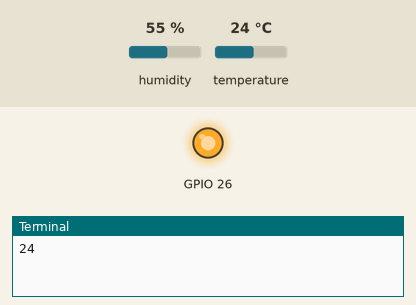
Recording of a program running on a simulated Raspberry Pi (BCM pin numbers). On the bench: output pins drawn as LEDs (lit = HIGH), the last lines printed to the terminal. Inputs (shaded band) come from the test bench; at power-on: temperature 24 °C, humidity 55 %. Library files of the repository ran but are not shown: I2C_LCD.py, dht11.py.

Above: at 1.2 s.
1.3 s: temperature set to 26 °C
At 4.5 s:
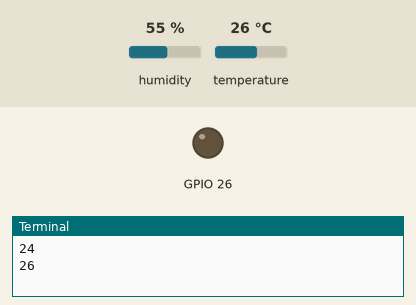
5.3 s: temperature set to 12 °C
At 7.3 s:
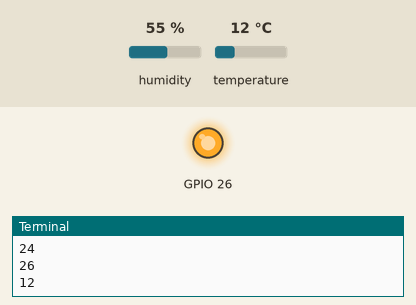
9.3 s: temperature set to 28 °C
At 10.2 s:
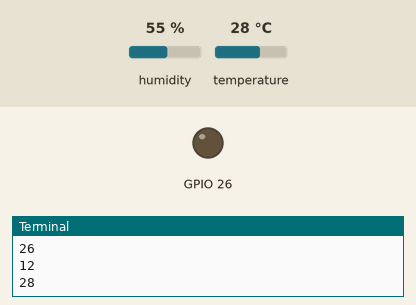
Timing chart, 0 to 12.3 s (numbered marks = the images above; inputs shaded):
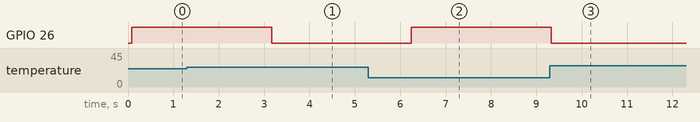

Measured:
- the behaviour switches between 24 and 25 °C on temperature (found by bisection; images 0 and 1)
- after the input at 1.3 s, GPIO 26: HIGH → LOW after 1.9 s
- after the input at 5.3 s, GPIO 26: LOW → HIGH after 0.94 s
- after the input at 9.3 s, GPIO 26: HIGH → LOW at once

The program:

climateControl.py
```python
from I2C_LCD import lcd
import dht11
import RPi.GPIO as GPIO
from time import sleep


# Simple Pin control
class SimplePIN:
    def __init__(self, pin):
        self.pin = pin
        GPIO.setup(self.pin, GPIO.OUT)

    def on(self):
        GPIO.output(self.pin, GPIO.HIGH)

    def off(self):
        GPIO.output(self.pin, GPIO.LOW)


relay = SimplePIN(26)

while True:
    temperature = dht11.main()
    if temperature != None and temperature < 25:
        relay.on()
    elif temperature != None and temperature > 24:
        relay.off()
    print (temperature)
    sleep(3)
```
